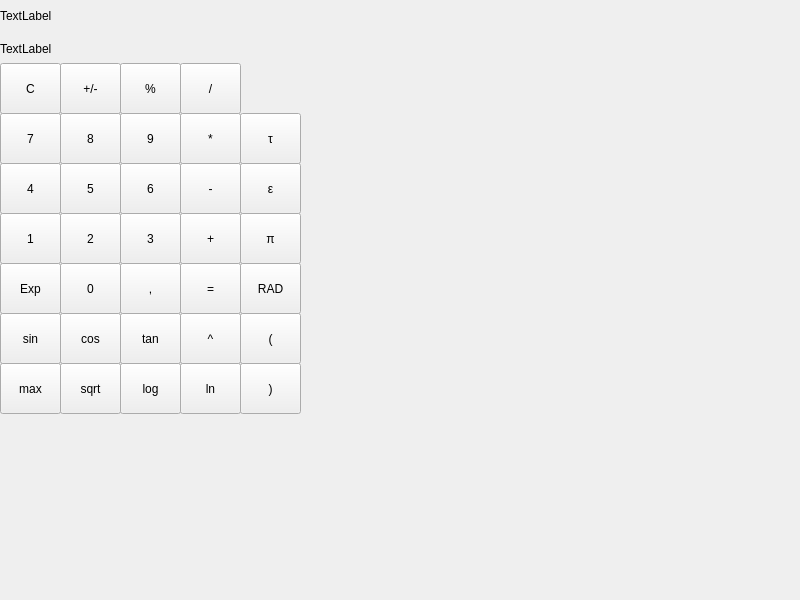
<?xml version="1.0" encoding="UTF-8"?>
<ui version="4.0">
 <class>MainWindow</class>
 <widget class="QMainWindow" name="MainWindow">
  <property name="geometry">
   <rect>
    <x>0</x>
    <y>0</y>
    <width>800</width>
    <height>600</height>
   </rect>
  </property>
  <property name="windowTitle">
   <string>MainWindow</string>
  </property>
  <widget class="QWidget" name="centralwidget">
   <property name="enabled">
    <bool>true</bool>
   </property>
   <widget class="QPushButton" name="pushButton_clear">
    <property name="geometry">
     <rect>
      <x>0</x>
      <y>63</y>
      <width>61</width>
      <height>51</height>
     </rect>
    </property>
    <property name="text">
     <string>C</string>
    </property>
   </widget>
   <widget class="QLabel" name="label">
    <property name="geometry">
     <rect>
      <x>0</x>
      <y>33</y>
      <width>241</width>
      <height>31</height>
     </rect>
    </property>
    <property name="text">
     <string>TextLabel</string>
    </property>
   </widget>
   <widget class="QPushButton" name="pushButton_plusminus">
    <property name="geometry">
     <rect>
      <x>60</x>
      <y>63</y>
      <width>61</width>
      <height>51</height>
     </rect>
    </property>
    <property name="text">
     <string>+/-</string>
    </property>
   </widget>
   <widget class="QPushButton" name="pushButton_percent">
    <property name="geometry">
     <rect>
      <x>120</x>
      <y>63</y>
      <width>61</width>
      <height>51</height>
     </rect>
    </property>
    <property name="text">
     <string>%</string>
    </property>
   </widget>
   <widget class="QPushButton" name="pushButton_divide">
    <property name="geometry">
     <rect>
      <x>180</x>
      <y>63</y>
      <width>61</width>
      <height>51</height>
     </rect>
    </property>
    <property name="text">
     <string>/</string>
    </property>
   </widget>
   <widget class="QPushButton" name="pushButton_5">
    <property name="geometry">
     <rect>
      <x>60</x>
      <y>113</y>
      <width>61</width>
      <height>51</height>
     </rect>
    </property>
    <property name="text">
     <string>8</string>
    </property>
   </widget>
   <widget class="QPushButton" name="pushButton_7">
    <property name="geometry">
     <rect>
      <x>0</x>
      <y>113</y>
      <width>61</width>
      <height>51</height>
     </rect>
    </property>
    <property name="text">
     <string>7</string>
    </property>
   </widget>
   <widget class="QPushButton" name="pushButton_9">
    <property name="geometry">
     <rect>
      <x>120</x>
      <y>113</y>
      <width>61</width>
      <height>51</height>
     </rect>
    </property>
    <property name="text">
     <string>9</string>
    </property>
   </widget>
   <widget class="QPushButton" name="pushButton_multiply">
    <property name="geometry">
     <rect>
      <x>180</x>
      <y>113</y>
      <width>61</width>
      <height>51</height>
     </rect>
    </property>
    <property name="text">
     <string>*</string>
    </property>
   </widget>
   <widget class="QPushButton" name="pushButton_3">
    <property name="geometry">
     <rect>
      <x>120</x>
      <y>213</y>
      <width>61</width>
      <height>51</height>
     </rect>
    </property>
    <property name="text">
     <string>3</string>
    </property>
   </widget>
   <widget class="QPushButton" name="pushButton_8">
    <property name="geometry">
     <rect>
      <x>60</x>
      <y>163</y>
      <width>61</width>
      <height>51</height>
     </rect>
    </property>
    <property name="text">
     <string>5</string>
    </property>
   </widget>
   <widget class="QPushButton" name="pushButton_add">
    <property name="geometry">
     <rect>
      <x>180</x>
      <y>213</y>
      <width>61</width>
      <height>51</height>
     </rect>
    </property>
    <property name="text">
     <string>+</string>
    </property>
   </widget>
   <widget class="QPushButton" name="pushButton_4">
    <property name="geometry">
     <rect>
      <x>0</x>
      <y>163</y>
      <width>61</width>
      <height>51</height>
     </rect>
    </property>
    <property name="text">
     <string>4</string>
    </property>
   </widget>
   <widget class="QPushButton" name="pushButton_6">
    <property name="geometry">
     <rect>
      <x>120</x>
      <y>163</y>
      <width>61</width>
      <height>51</height>
     </rect>
    </property>
    <property name="text">
     <string>6</string>
    </property>
   </widget>
   <widget class="QPushButton" name="pushButton_subtract">
    <property name="geometry">
     <rect>
      <x>180</x>
      <y>163</y>
      <width>61</width>
      <height>51</height>
     </rect>
    </property>
    <property name="text">
     <string>-</string>
    </property>
   </widget>
   <widget class="QPushButton" name="pushButton_1">
    <property name="geometry">
     <rect>
      <x>0</x>
      <y>213</y>
      <width>61</width>
      <height>51</height>
     </rect>
    </property>
    <property name="text">
     <string>1</string>
    </property>
   </widget>
   <widget class="QPushButton" name="pushButton_2">
    <property name="geometry">
     <rect>
      <x>60</x>
      <y>213</y>
      <width>61</width>
      <height>51</height>
     </rect>
    </property>
    <property name="text">
     <string>2</string>
    </property>
   </widget>
   <widget class="QPushButton" name="pushButton_equals">
    <property name="geometry">
     <rect>
      <x>180</x>
      <y>263</y>
      <width>61</width>
      <height>51</height>
     </rect>
    </property>
    <property name="text">
     <string>=</string>
    </property>
   </widget>
   <widget class="QPushButton" name="pushButton_decimal">
    <property name="geometry">
     <rect>
      <x>120</x>
      <y>263</y>
      <width>61</width>
      <height>51</height>
     </rect>
    </property>
    <property name="text">
     <string>,</string>
    </property>
   </widget>
   <widget class="QPushButton" name="pushButton_0">
    <property name="geometry">
     <rect>
      <x>60</x>
      <y>263</y>
      <width>61</width>
      <height>51</height>
     </rect>
    </property>
    <property name="text">
     <string>0</string>
    </property>
   </widget>
   <widget class="QPushButton" name="pushButton_expand">
    <property name="geometry">
     <rect>
      <x>0</x>
      <y>263</y>
      <width>61</width>
      <height>51</height>
     </rect>
    </property>
    <property name="text">
     <string>Exp</string>
    </property>
   </widget>
   <widget class="QLabel" name="expressionLabel">
    <property name="geometry">
     <rect>
      <x>0</x>
      <y>0</y>
      <width>241</width>
      <height>31</height>
     </rect>
    </property>
    <property name="text">
     <string>TextLabel</string>
    </property>
   </widget>
   <widget class="QPushButton" name="pushButton_cos">
    <property name="geometry">
     <rect>
      <x>60</x>
      <y>313</y>
      <width>61</width>
      <height>51</height>
     </rect>
    </property>
    <property name="text">
     <string>cos</string>
    </property>
   </widget>
   <widget class="QPushButton" name="pushButton_power">
    <property name="geometry">
     <rect>
      <x>180</x>
      <y>313</y>
      <width>61</width>
      <height>51</height>
     </rect>
    </property>
    <property name="text">
     <string>^</string>
    </property>
   </widget>
   <widget class="QPushButton" name="pushButton_ln">
    <property name="geometry">
     <rect>
      <x>180</x>
      <y>363</y>
      <width>61</width>
      <height>51</height>
     </rect>
    </property>
    <property name="text">
     <string>ln</string>
    </property>
   </widget>
   <widget class="QPushButton" name="pushButton_max">
    <property name="geometry">
     <rect>
      <x>0</x>
      <y>363</y>
      <width>61</width>
      <height>51</height>
     </rect>
    </property>
    <property name="text">
     <string>max</string>
    </property>
   </widget>
   <widget class="QPushButton" name="pushButton_log">
    <property name="geometry">
     <rect>
      <x>120</x>
      <y>363</y>
      <width>61</width>
      <height>51</height>
     </rect>
    </property>
    <property name="text">
     <string>log</string>
    </property>
   </widget>
   <widget class="QPushButton" name="pushButton_sin">
    <property name="geometry">
     <rect>
      <x>0</x>
      <y>313</y>
      <width>61</width>
      <height>51</height>
     </rect>
    </property>
    <property name="text">
     <string>sin</string>
    </property>
   </widget>
   <widget class="QPushButton" name="pushButton_tan">
    <property name="geometry">
     <rect>
      <x>120</x>
      <y>313</y>
      <width>61</width>
      <height>51</height>
     </rect>
    </property>
    <property name="text">
     <string>tan</string>
    </property>
   </widget>
   <widget class="QPushButton" name="pushButton_sqrt">
    <property name="geometry">
     <rect>
      <x>60</x>
      <y>363</y>
      <width>61</width>
      <height>51</height>
     </rect>
    </property>
    <property name="text">
     <string>sqrt</string>
    </property>
   </widget>
   <widget class="QPushButton" name="pushButton_opening">
    <property name="geometry">
     <rect>
      <x>240</x>
      <y>313</y>
      <width>61</width>
      <height>51</height>
     </rect>
    </property>
    <property name="text">
     <string>(</string>
    </property>
   </widget>
   <widget class="QPushButton" name="pushButton_closing">
    <property name="geometry">
     <rect>
      <x>240</x>
      <y>363</y>
      <width>61</width>
      <height>51</height>
     </rect>
    </property>
    <property name="text">
     <string>)</string>
    </property>
   </widget>
   <widget class="QPushButton" name="pushButton_radDeg">
    <property name="geometry">
     <rect>
      <x>240</x>
      <y>263</y>
      <width>61</width>
      <height>51</height>
     </rect>
    </property>
    <property name="text">
     <string>RAD</string>
    </property>
   </widget>
   <widget class="QPushButton" name="pushButton_epsilon">
    <property name="geometry">
     <rect>
      <x>240</x>
      <y>163</y>
      <width>61</width>
      <height>51</height>
     </rect>
    </property>
    <property name="text">
     <string>ε</string>
    </property>
   </widget>
   <widget class="QPushButton" name="pushButton_pi">
    <property name="geometry">
     <rect>
      <x>240</x>
      <y>213</y>
      <width>61</width>
      <height>51</height>
     </rect>
    </property>
    <property name="text">
     <string>π</string>
    </property>
   </widget>
   <widget class="QPushButton" name="pushButton_tau">
    <property name="geometry">
     <rect>
      <x>240</x>
      <y>113</y>
      <width>61</width>
      <height>51</height>
     </rect>
    </property>
    <property name="text">
     <string>τ</string>
    </property>
   </widget>
  </widget>
 </widget>
 <resources/>
 <connections/>
</ui>
